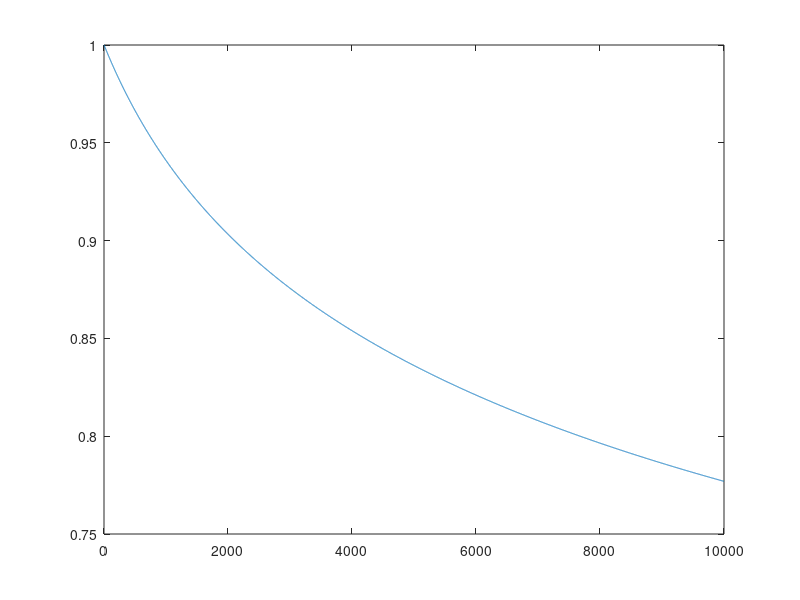

The MATLAB source for this figure:
% Newton Raphson 
% cos x = x^3
% f(x) = cos x - x^3
% f'(x) = -sin x - 3x^2

x0 = 0.5; % initial guess
x = x0;
iter = 1;
b = [];
while (iter < 100)
    b(iter) = x;
    fx = cos(x) - x^3;
    fprime = -sin(x) - 3*x^2;
    newX = x - fx/fprime;
    x = newX;
    
    iter = iter + 1;
end

scatter(1:100-1,b)

%%  
% Newton Raphson from wdf++
% cos x = x^3
% f(x) = 2*Is*sinh(x/Vt)
% f'(x) = (2*Is*cosh(x/Vt))/Vt
x0 = 1; % initial guess
x = x0;
Is = 2.52e-9;
Vt = 45.3e-3;
iter = 1;
b = [];
while (iter < 100)
    b(iter) = x;
    fx = 2*Is*sinh(x/Vt);
    fprime = (2*Is*cosh(x/Vt))/Vt;
    newX = x - fx/fprime;
    x = newX;
    
    iter = iter + 1;
end

plot(1:100-1,b)

%% 
% Newton Raphson 
% cos x = x^3
% f(x) = 2*Is*sinh(x/Vt)
% f'(x) = (2*Is*cosh(x/Vt))/Vt
x0 = 1; % initial guess
b = x0;
Is = 2.52e-9;
Vt = 45.3e-3;
iter = 1;
a = 1.5;
Rp = 5000;
dx = 1e-6;
b2 = [];
maxIter = 10000;
while (iter < maxIter)
    b2(iter) = b;
    f = 2*Is*sinh((a - b)/(2*Vt)) - (a-b)/(2*Rp) ;
    df = 2*Is*sinh((a - (b+dx))/2*Vt) - (a-(b+dx))/(2*Rp);
    %df = 2*Is*sinh((x+dx)/Vt);
    newB = b - (dx*f)/(df - f);
    b = newB;
    
    iter = iter + 1;
end

plot(1:maxIter-1,b2)
